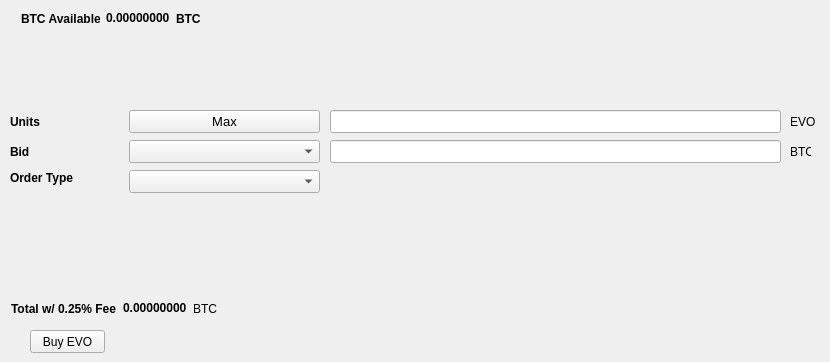
   <widget class="QWidget" name="BuyTab">
    <attribute name="title">
     <string>Buy</string>
    </attribute>
    <widget class="QPushButton" name="BuyEVO">
     <property name="geometry">
      <rect>
       <x>30</x>
       <y>330</y>
       <width>75</width>
       <height>23</height>
      </rect>
     </property>
     <property name="text">
      <string>Buy EVO</string>
     </property>
    </widget>
    <widget class="QLabel" name="label_3">
     <property name="geometry">
      <rect>
       <x>10</x>
       <y>110</y>
       <width>46</width>
       <height>23</height>
      </rect>
     </property>
     <property name="font">
      <font>
       <weight>75</weight>
       <bold>true</bold>
      </font>
     </property>
     <property name="text">
      <string>Units</string>
     </property>
    </widget>
    <widget class="QLineEdit" name="UnitsInput">
     <property name="geometry">
      <rect>
       <x>330</x>
       <y>110</y>
       <width>451</width>
       <height>23</height>
      </rect>
     </property>
     <property name="font">
      <font>
       <pointsize>9</pointsize>
       <weight>75</weight>
       <bold>true</bold>
      </font>
     </property>
    </widget>
    <widget class="QLineEdit" name="BuyBidPriceEdit">
     <property name="geometry">
      <rect>
       <x>330</x>
       <y>140</y>
       <width>451</width>
       <height>23</height>
      </rect>
     </property>
     <property name="font">
      <font>
       <pointsize>9</pointsize>
       <weight>75</weight>
       <bold>true</bold>
      </font>
     </property>
    </widget>
    <widget class="QLabel" name="label_4">
     <property name="geometry">
      <rect>
       <x>790</x>
       <y>110</y>
       <width>31</width>
       <height>23</height>
      </rect>
     </property>
     <property name="text">
      <string>EVO</string>
     </property>
    </widget>
    <widget class="QLabel" name="label_5">
     <property name="geometry">
      <rect>
       <x>790</x>
       <y>140</y>
       <width>21</width>
       <height>23</height>
      </rect>
     </property>
     <property name="text">
      <string>BTC</string>
     </property>
    </widget>
    <widget class="QLabel" name="label_6">
     <property name="geometry">
      <rect>
       <x>10</x>
       <y>140</y>
       <width>46</width>
       <height>23</height>
      </rect>
     </property>
     <property name="font">
      <font>
       <weight>75</weight>
       <bold>true</bold>
      </font>
     </property>
     <property name="text">
      <string>Bid</string>
     </property>
    </widget>
    <widget class="QLabel" name="label_7">
     <property name="geometry">
      <rect>
       <x>10</x>
       <y>170</y>
       <width>71</width>
       <height>16</height>
      </rect>
     </property>
     <property name="font">
      <font>
       <weight>75</weight>
       <bold>true</bold>
      </font>
     </property>
     <property name="text">
      <string>Order Type</string>
     </property>
    </widget>
    <widget class="QPushButton" name="Buy_Max_Amount">
     <property name="geometry">
      <rect>
       <x>129</x>
       <y>110</y>
       <width>191</width>
       <height>23</height>
      </rect>
     </property>
     <property name="font">
      <font>
       <pointsize>10</pointsize>
      </font>
     </property>
     <property name="text">
      <string>Max</string>
     </property>
    </widget>
    <widget class="QComboBox" name="BuyBidcomboBox">
     <property name="geometry">
      <rect>
       <x>129</x>
       <y>140</y>
       <width>191</width>
       <height>23</height>
      </rect>
     </property>
     <property name="font">
      <font>
       <pointsize>10</pointsize>
      </font>
     </property>
    </widget>
    <widget class="QComboBox" name="buyOrdertypeCombo">
     <property name="geometry">
      <rect>
       <x>129</x>
       <y>170</y>
       <width>191</width>
       <height>23</height>
      </rect>
     </property>
     <property name="font">
      <font>
       <pointsize>10</pointsize>
      </font>
     </property>
    </widget>
    <widget class="QWidget" name="layoutWidget">
     <property name="geometry">
      <rect>
       <x>21</x>
       <y>11</y>
       <width>180</width>
       <height>15</height>
      </rect>
     </property>
     <layout class="QHBoxLayout" name="horizontalLayout_3">
      <item>
       <widget class="QLabel" name="label232">
        <property name="font">
         <font>
          <weight>75</weight>
          <bold>true</bold>
         </font>
        </property>
        <property name="text">
         <string>BTC Available:</string>
        </property>
       </widget>
      </item>
      <item>
       <widget class="QLabel" name="BtcAvailableLbl">
        <property name="palette">
         <palette>
          <active>
           <colorrole role="WindowText">
            <brush brushstyle="SolidPattern">
             <color alpha="255">
              <red>0</red>
              <green>0</green>
              <blue>0</blue>
             </color>
            </brush>
           </colorrole>
           <colorrole role="Button">
            <brush brushstyle="SolidPattern">
             <color alpha="255">
              <red>0</red>
              <green>170</green>
              <blue>0</blue>
             </color>
            </brush>
           </colorrole>
           <colorrole role="Light">
            <brush brushstyle="SolidPattern">
             <color alpha="255">
              <red>0</red>
              <green>255</green>
              <blue>0</blue>
             </color>
            </brush>
           </colorrole>
           <colorrole role="Midlight">
            <brush brushstyle="SolidPattern">
             <color alpha="255">
              <red>0</red>
              <green>212</green>
              <blue>0</blue>
             </color>
            </brush>
           </colorrole>
           <colorrole role="Dark">
            <brush brushstyle="SolidPattern">
             <color alpha="255">
              <red>0</red>
              <green>85</green>
              <blue>0</blue>
             </color>
            </brush>
           </colorrole>
           <colorrole role="Mid">
            <brush brushstyle="SolidPattern">
             <color alpha="255">
              <red>0</red>
              <green>113</green>
              <blue>0</blue>
             </color>
            </brush>
           </colorrole>
           <colorrole role="Text">
            <brush brushstyle="SolidPattern">
             <color alpha="255">
              <red>0</red>
              <green>170</green>
              <blue>0</blue>
             </color>
            </brush>
           </colorrole>
           <colorrole role="BrightText">
            <brush brushstyle="SolidPattern">
             <color alpha="255">
              <red>255</red>
              <green>255</green>
              <blue>255</blue>
             </color>
            </brush>
           </colorrole>
           <colorrole role="ButtonText">
            <brush brushstyle="SolidPattern">
             <color alpha="255">
              <red>0</red>
              <green>0</green>
              <blue>0</blue>
             </color>
            </brush>
           </colorrole>
           <colorrole role="Base">
            <brush brushstyle="SolidPattern">
             <color alpha="255">
              <red>255</red>
              <green>255</green>
              <blue>255</blue>
             </color>
            </brush>
           </colorrole>
           <colorrole role="Window">
            <brush brushstyle="SolidPattern">
             <color alpha="255">
              <red>0</red>
              <green>170</green>
              <blue>0</blue>
             </color>
            </brush>
           </colorrole>
           <colorrole role="Shadow">
            <brush brushstyle="SolidPattern">
             <color alpha="255">
              <red>0</red>
              <green>0</green>
              <blue>0</blue>
             </color>
            </brush>
           </colorrole>
           <colorrole role="AlternateBase">
            <brush brushstyle="SolidPattern">
             <color alpha="255">
              <red>127</red>
              <green>212</green>
              <blue>127</blue>
             </color>
            </brush>
           </colorrole>
           <colorrole role="ToolTipBase">
            <brush brushstyle="SolidPattern">
             <color alpha="255">
              <red>255</red>
              <green>255</green>
              <blue>220</blue>
             </color>
            </brush>
           </colorrole>
           <colorrole role="ToolTipText">
            <brush brushstyle="SolidPattern">
             <color alpha="255">
              <red>0</red>
              <green>0</green>
              <blue>0</blue>
             </color>
            </brush>
           </colorrole>
          </active>
          <inactive>
           <colorrole role="WindowText">
            <brush brushstyle="SolidPattern">
             <color alpha="255">
              <red>0</red>
              <green>0</green>
              <blue>0</blue>
             </color>
            </brush>
           </colorrole>
           <colorrole role="Button">
            <brush brushstyle="SolidPattern">
             <color alpha="255">
              <red>0</red>
              <green>170</green>
              <blue>0</blue>
             </color>
            </brush>
           </colorrole>
           <colorrole role="Light">
            <brush brushstyle="SolidPattern">
             <color alpha="255">
              <red>0</red>
              <green>255</green>
              <blue>0</blue>
             </color>
            </brush>
           </colorrole>
           <colorrole role="Midlight">
            <brush brushstyle="SolidPattern">
             <color alpha="255">
              <red>0</red>
              <green>212</green>
              <blue>0</blue>
             </color>
            </brush>
           </colorrole>
           <colorrole role="Dark">
            <brush brushstyle="SolidPattern">
             <color alpha="255">
              <red>0</red>
              <green>85</green>
              <blue>0</blue>
             </color>
            </brush>
           </colorrole>
           <colorrole role="Mid">
            <brush brushstyle="SolidPattern">
             <color alpha="255">
              <red>0</red>
              <green>113</green>
              <blue>0</blue>
             </color>
            </brush>
           </colorrole>
           <colorrole role="Text">
            <brush brushstyle="SolidPattern">
             <color alpha="255">
              <red>0</red>
              <green>170</green>
              <blue>0</blue>
             </color>
            </brush>
           </colorrole>
           <colorrole role="BrightText">
            <brush brushstyle="SolidPattern">
             <color alpha="255">
              <red>255</red>
              <green>255</green>
              <blue>255</blue>
             </color>
            </brush>
           </colorrole>
           <colorrole role="ButtonText">
            <brush brushstyle="SolidPattern">
             <color alpha="255">
              <red>0</red>
              <green>0</green>
              <blue>0</blue>
             </color>
            </brush>
           </colorrole>
           <colorrole role="Base">
            <brush brushstyle="SolidPattern">
             <color alpha="255">
              <red>255</red>
              <green>255</green>
              <blue>255</blue>
             </color>
            </brush>
           </colorrole>
           <colorrole role="Window">
            <brush brushstyle="SolidPattern">
             <color alpha="255">
              <red>0</red>
              <green>170</green>
              <blue>0</blue>
             </color>
            </brush>
           </colorrole>
           <colorrole role="Shadow">
            <brush brushstyle="SolidPattern">
             <color alpha="255">
              <red>0</red>
              <green>0</green>
              <blue>0</blue>
             </color>
            </brush>
           </colorrole>
           <colorrole role="AlternateBase">
            <brush brushstyle="SolidPattern">
             <color alpha="255">
              <red>127</red>
              <green>212</green>
              <blue>127</blue>
             </color>
            </brush>
           </colorrole>
           <colorrole role="ToolTipBase">
            <brush brushstyle="SolidPattern">
             <color alpha="255">
              <red>255</red>
              <green>255</green>
              <blue>220</blue>
             </color>
            </brush>
           </colorrole>
           <colorrole role="ToolTipText">
            <brush brushstyle="SolidPattern">
             <color alpha="255">
              <red>0</red>
              <green>0</green>
              <blue>0</blue>
             </color>
            </brush>
           </colorrole>
          </inactive>
          <disabled>
           <colorrole role="WindowText">
            <brush brushstyle="SolidPattern">
             <color alpha="255">
              <red>0</red>
              <green>85</green>
              <blue>0</blue>
             </color>
            </brush>
           </colorrole>
           <colorrole role="Button">
            <brush brushstyle="SolidPattern">
             <color alpha="255">
              <red>0</red>
              <green>170</green>
              <blue>0</blue>
             </color>
            </brush>
           </colorrole>
           <colorrole role="Light">
            <brush brushstyle="SolidPattern">
             <color alpha="255">
              <red>0</red>
              <green>255</green>
              <blue>0</blue>
             </color>
            </brush>
           </colorrole>
           <colorrole role="Midlight">
            <brush brushstyle="SolidPattern">
             <color alpha="255">
              <red>0</red>
              <green>212</green>
              <blue>0</blue>
             </color>
            </brush>
           </colorrole>
           <colorrole role="Dark">
            <brush brushstyle="SolidPattern">
             <color alpha="255">
              <red>0</red>
              <green>85</green>
              <blue>0</blue>
             </color>
            </brush>
           </colorrole>
           <colorrole role="Mid">
            <brush brushstyle="SolidPattern">
             <color alpha="255">
              <red>0</red>
              <green>113</green>
              <blue>0</blue>
             </color>
            </brush>
           </colorrole>
           <colorrole role="Text">
            <brush brushstyle="SolidPattern">
             <color alpha="255">
              <red>0</red>
              <green>85</green>
              <blue>0</blue>
             </color>
            </brush>
           </colorrole>
           <colorrole role="BrightText">
            <brush brushstyle="SolidPattern">
             <color alpha="255">
              <red>255</red>
              <green>255</green>
              <blue>255</blue>
             </color>
            </brush>
           </colorrole>
           <colorrole role="ButtonText">
            <brush brushstyle="SolidPattern">
             <color alpha="255">
              <red>0</red>
              <green>85</green>
              <blue>0</blue>
             </color>
            </brush>
           </colorrole>
           <colorrole role="Base">
            <brush brushstyle="SolidPattern">
             <color alpha="255">
              <red>0</red>
              <green>170</green>
              <blue>0</blue>
             </color>
            </brush>
           </colorrole>
           <colorrole role="Window">
            <brush brushstyle="SolidPattern">
             <color alpha="255">
              <red>0</red>
              <green>170</green>
              <blue>0</blue>
             </color>
            </brush>
           </colorrole>
           <colorrole role="Shadow">
            <brush brushstyle="SolidPattern">
             <color alpha="255">
              <red>0</red>
              <green>0</green>
              <blue>0</blue>
             </color>
            </brush>
           </colorrole>
           <colorrole role="AlternateBase">
            <brush brushstyle="SolidPattern">
             <color alpha="255">
              <red>0</red>
              <green>170</green>
              <blue>0</blue>
             </color>
            </brush>
           </colorrole>
           <colorrole role="ToolTipBase">
            <brush brushstyle="SolidPattern">
             <color alpha="255">
              <red>255</red>
              <green>255</green>
              <blue>220</blue>
             </color>
            </brush>
           </colorrole>
           <colorrole role="ToolTipText">
            <brush brushstyle="SolidPattern">
             <color alpha="255">
              <red>0</red>
              <green>0</green>
              <blue>0</blue>
             </color>
            </brush>
           </colorrole>
          </disabled>
         </palette>
        </property>
        <property name="font">
         <font>
          <weight>75</weight>
          <bold>true</bold>
         </font>
        </property>
        <property name="text">
         <string>0.00000000</string>
        </property>
        <property name="textInteractionFlags">
         <set>Qt::LinksAccessibleByMouse|Qt::TextSelectableByKeyboard|Qt::TextSelectableByMouse</set>
        </property>
       </widget>
      </item>
      <item>
       <widget class="QLabel" name="BtcAvailableLbl_2">
        <property name="font">
         <font>
          <weight>75</weight>
          <bold>true</bold>
         </font>
        </property>
        <property name="text">
         <string>BTC</string>
        </property>
       </widget>
      </item>
     </layout>
    </widget>
    <widget class="QWidget" name="layoutWidget">
     <property name="geometry">
      <rect>
       <x>11</x>
       <y>301</y>
       <width>209</width>
       <height>15</height>
      </rect>
     </property>
     <layout class="QHBoxLayout" name="horizontalLayout_4">
      <item>
       <widget class="QLabel" name="label_9">
        <property name="font">
         <font>
          <weight>75</weight>
          <bold>true</bold>
         </font>
        </property>
        <property name="text">
         <string>Total w/ 0.25% Fee</string>
        </property>
       </widget>
      </item>
      <item>
       <widget class="QLabel" name="BuyCostLabel">
        <property name="palette">
         <palette>
          <active>
           <colorrole role="WindowText">
            <brush brushstyle="SolidPattern">
             <color alpha="255">
              <red>0</red>
              <green>0</green>
              <blue>0</blue>
             </color>
            </brush>
           </colorrole>
           <colorrole role="Button">
            <brush brushstyle="SolidPattern">
             <color alpha="255">
              <red>0</red>
              <green>170</green>
              <blue>0</blue>
             </color>
            </brush>
           </colorrole>
           <colorrole role="Light">
            <brush brushstyle="SolidPattern">
             <color alpha="255">
              <red>0</red>
              <green>255</green>
              <blue>0</blue>
             </color>
            </brush>
           </colorrole>
           <colorrole role="Midlight">
            <brush brushstyle="SolidPattern">
             <color alpha="255">
              <red>0</red>
              <green>212</green>
              <blue>0</blue>
             </color>
            </brush>
           </colorrole>
           <colorrole role="Dark">
            <brush brushstyle="SolidPattern">
             <color alpha="255">
              <red>0</red>
              <green>85</green>
              <blue>0</blue>
             </color>
            </brush>
           </colorrole>
           <colorrole role="Mid">
            <brush brushstyle="SolidPattern">
             <color alpha="255">
              <red>0</red>
              <green>113</green>
              <blue>0</blue>
             </color>
            </brush>
           </colorrole>
           <colorrole role="Text">
            <brush brushstyle="SolidPattern">
             <color alpha="255">
              <red>0</red>
              <green>170</green>
              <blue>0</blue>
             </color>
            </brush>
           </colorrole>
           <colorrole role="BrightText">
            <brush brushstyle="SolidPattern">
             <color alpha="255">
              <red>255</red>
              <green>255</green>
              <blue>255</blue>
             </color>
            </brush>
           </colorrole>
           <colorrole role="ButtonText">
            <brush brushstyle="SolidPattern">
             <color alpha="255">
              <red>0</red>
              <green>0</green>
              <blue>0</blue>
             </color>
            </brush>
           </colorrole>
           <colorrole role="Base">
            <brush brushstyle="SolidPattern">
             <color alpha="255">
              <red>255</red>
              <green>255</green>
              <blue>255</blue>
             </color>
            </brush>
           </colorrole>
           <colorrole role="Window">
            <brush brushstyle="SolidPattern">
             <color alpha="255">
              <red>0</red>
              <green>170</green>
              <blue>0</blue>
             </color>
            </brush>
           </colorrole>
           <colorrole role="Shadow">
            <brush brushstyle="SolidPattern">
             <color alpha="255">
              <red>0</red>
              <green>0</green>
              <blue>0</blue>
             </color>
            </brush>
           </colorrole>
           <colorrole role="AlternateBase">
            <brush brushstyle="SolidPattern">
             <color alpha="255">
              <red>127</red>
              <green>212</green>
              <blue>127</blue>
             </color>
            </brush>
           </colorrole>
           <colorrole role="ToolTipBase">
            <brush brushstyle="SolidPattern">
             <color alpha="255">
              <red>255</red>
              <green>255</green>
              <blue>220</blue>
             </color>
            </brush>
           </colorrole>
           <colorrole role="ToolTipText">
            <brush brushstyle="SolidPattern">
             <color alpha="255">
              <red>0</red>
              <green>0</green>
              <blue>0</blue>
             </color>
            </brush>
           </colorrole>
          </active>
          <inactive>
           <colorrole role="WindowText">
            <brush brushstyle="SolidPattern">
             <color alpha="255">
              <red>0</red>
              <green>0</green>
              <blue>0</blue>
             </color>
            </brush>
           </colorrole>
           <colorrole role="Button">
            <brush brushstyle="SolidPattern">
             <color alpha="255">
              <red>0</red>
              <green>170</green>
              <blue>0</blue>
             </color>
            </brush>
           </colorrole>
           <colorrole role="Light">
            <brush brushstyle="SolidPattern">
             <color alpha="255">
              <red>0</red>
              <green>255</green>
              <blue>0</blue>
             </color>
            </brush>
           </colorrole>
           <colorrole role="Midlight">
            <brush brushstyle="SolidPattern">
             <color alpha="255">
              <red>0</red>
              <green>212</green>
              <blue>0</blue>
             </color>
            </brush>
           </colorrole>
           <colorrole role="Dark">
            <brush brushstyle="SolidPattern">
             <color alpha="255">
              <red>0</red>
              <green>85</green>
              <blue>0</blue>
             </color>
            </brush>
           </colorrole>
           <colorrole role="Mid">
            <brush brushstyle="SolidPattern">
             <color alpha="255">
              <red>0</red>
              <green>113</green>
              <blue>0</blue>
             </color>
            </brush>
           </colorrole>
           <colorrole role="Text">
            <brush brushstyle="SolidPattern">
             <color alpha="255">
              <red>0</red>
              <green>170</green>
              <blue>0</blue>
             </color>
            </brush>
           </colorrole>
           <colorrole role="BrightText">
            <brush brushstyle="SolidPattern">
             <color alpha="255">
              <red>255</red>
              <green>255</green>
              <blue>255</blue>
             </color>
            </brush>
           </colorrole>
           <colorrole role="ButtonText">
            <brush brushstyle="SolidPattern">
             <color alpha="255">
              <red>0</red>
              <green>0</green>
              <blue>0</blue>
             </color>
            </brush>
           </colorrole>
           <colorrole role="Base">
            <brush brushstyle="SolidPattern">
             <color alpha="255">
              <red>255</red>
              <green>255</green>
              <blue>255</blue>
             </color>
            </brush>
           </colorrole>
           <colorrole role="Window">
            <brush brushstyle="SolidPattern">
             <color alpha="255">
              <red>0</red>
              <green>170</green>
              <blue>0</blue>
             </color>
            </brush>
           </colorrole>
           <colorrole role="Shadow">
            <brush brushstyle="SolidPattern">
             <color alpha="255">
              <red>0</red>
              <green>0</green>
              <blue>0</blue>
             </color>
            </brush>
           </colorrole>
           <colorrole role="AlternateBase">
            <brush brushstyle="SolidPattern">
             <color alpha="255">
              <red>127</red>
              <green>212</green>
              <blue>127</blue>
             </color>
            </brush>
           </colorrole>
           <colorrole role="ToolTipBase">
            <brush brushstyle="SolidPattern">
             <color alpha="255">
              <red>255</red>
              <green>255</green>
              <blue>220</blue>
             </color>
            </brush>
           </colorrole>
           <colorrole role="ToolTipText">
            <brush brushstyle="SolidPattern">
             <color alpha="255">
              <red>0</red>
              <green>0</green>
              <blue>0</blue>
             </color>
            </brush>
           </colorrole>
          </inactive>
          <disabled>
           <colorrole role="WindowText">
            <brush brushstyle="SolidPattern">
             <color alpha="255">
              <red>0</red>
              <green>85</green>
              <blue>0</blue>
             </color>
            </brush>
           </colorrole>
           <colorrole role="Button">
            <brush brushstyle="SolidPattern">
             <color alpha="255">
              <red>0</red>
              <green>170</green>
              <blue>0</blue>
             </color>
            </brush>
           </colorrole>
           <colorrole role="Light">
            <brush brushstyle="SolidPattern">
             <color alpha="255">
              <red>0</red>
              <green>255</green>
              <blue>0</blue>
             </color>
            </brush>
           </colorrole>
           <colorrole role="Midlight">
            <brush brushstyle="SolidPattern">
             <color alpha="255">
              <red>0</red>
              <green>212</green>
              <blue>0</blue>
             </color>
            </brush>
           </colorrole>
           <colorrole role="Dark">
            <brush brushstyle="SolidPattern">
             <color alpha="255">
              <red>0</red>
              <green>85</green>
              <blue>0</blue>
             </color>
            </brush>
           </colorrole>
           <colorrole role="Mid">
            <brush brushstyle="SolidPattern">
             <color alpha="255">
              <red>0</red>
              <green>113</green>
              <blue>0</blue>
             </color>
            </brush>
           </colorrole>
           <colorrole role="Text">
            <brush brushstyle="SolidPattern">
             <color alpha="255">
              <red>0</red>
              <green>85</green>
              <blue>0</blue>
             </color>
            </brush>
           </colorrole>
           <colorrole role="BrightText">
            <brush brushstyle="SolidPattern">
             <color alpha="255">
              <red>255</red>
              <green>255</green>
              <blue>255</blue>
             </color>
            </brush>
           </colorrole>
           <colorrole role="ButtonText">
            <brush brushstyle="SolidPattern">
             <color alpha="255">
              <red>0</red>
              <green>85</green>
              <blue>0</blue>
             </color>
            </brush>
           </colorrole>
           <colorrole role="Base">
            <brush brushstyle="SolidPattern">
             <color alpha="255">
              <red>0</red>
              <green>170</green>
              <blue>0</blue>
             </color>
            </brush>
           </colorrole>
           <colorrole role="Window">
            <brush brushstyle="SolidPattern">
             <color alpha="255">
              <red>0</red>
              <green>170</green>
              <blue>0</blue>
             </color>
            </brush>
           </colorrole>
           <colorrole role="Shadow">
            <brush brushstyle="SolidPattern">
             <color alpha="255">
              <red>0</red>
              <green>0</green>
              <blue>0</blue>
             </color>
            </brush>
           </colorrole>
           <colorrole role="AlternateBase">
            <brush brushstyle="SolidPattern">
             <color alpha="255">
              <red>0</red>
              <green>170</green>
              <blue>0</blue>
             </color>
            </brush>
           </colorrole>
           <colorrole role="ToolTipBase">
            <brush brushstyle="SolidPattern">
             <color alpha="255">
              <red>255</red>
              <green>255</green>
              <blue>220</blue>
             </color>
            </brush>
           </colorrole>
           <colorrole role="ToolTipText">
            <brush brushstyle="SolidPattern">
             <color alpha="255">
              <red>0</red>
              <green>0</green>
              <blue>0</blue>
             </color>
            </brush>
           </colorrole>
          </disabled>
         </palette>
        </property>
        <property name="font">
         <font>
          <weight>75</weight>
          <bold>true</bold>
         </font>
        </property>
        <property name="autoFillBackground">
         <bool>false</bool>
        </property>
        <property name="text">
         <string>0.00000000</string>
        </property>
        <property name="textInteractionFlags">
         <set>Qt::LinksAccessibleByMouse|Qt::TextSelectableByMouse</set>
        </property>
       </widget>
      </item>
      <item>
       <widget class="QLabel" name="label_10">
        <property name="font">
         <font>
          <weight>50</weight>
          <bold>false</bold>
         </font>
        </property>
        <property name="text">
         <string>BTC</string>
        </property>
       </widget>
      </item>
     </layout>
    </widget>
   </widget>
